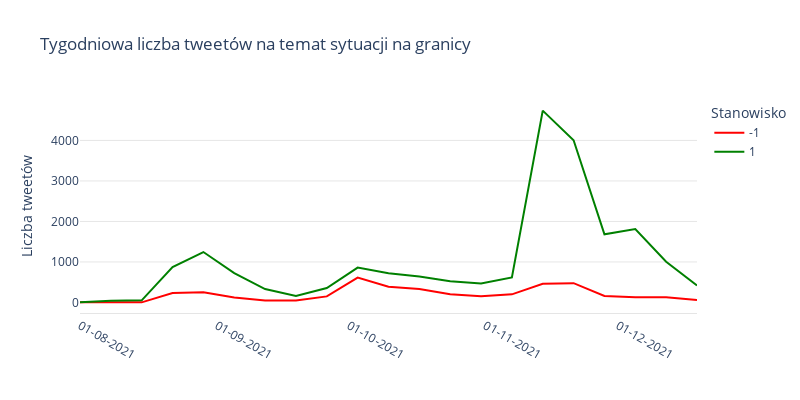

The notebook cell this image was saved under:
### Code cell
plot_line(weeks_extreme_pl, 'Tygodniowa liczba tweetów na temat sytuacji na granicy', './figures/number_of_tweets_pl.pdf')

### Figure 1 — Plotly figure (JSON) as saved in the notebook; plotly's stock layout.template omitted (floating-point values rounded to 4 significant figures)
{"data": [{"hovertemplate": "Stanowisko=-1<br>=%{x}<br>Liczba tweetów=%{y}<extra></extra>", "legendgroup": "-1", "line": {"color": "red", "dash": "solid"}, "marker": {"symbol": "circle"}, "mode": "lines", "name": "-1", "orientation": "v", "showlegend": true, "type": "scatter", "x": ["2021-08-01T00:00:00", "2021-08-08T00:00:00", "2021-08-15T00:00:00", "2021-08-22T00:00:00", "2021-08-29T00:00:00", "2021-09-05T00:00:00", "2021-09-12T00:00:00", "2021-09-19T00:00:00", "2021-09-26T00:00:00", "2021-10-03T00:00:00", "2021-10-10T00:00:00", "2021-10-17T00:00:00", "2021-10-24T00:00:00", "2021-10-31T00:00:00", "2021-11-07T00:00:00", "2021-11-14T00:00:00", "2021-11-21T00:00:00", "2021-11-28T00:00:00", "2021-12-05T00:00:00", "2021-12-12T00:00:00", "2021-12-19T00:00:00"], "xaxis": "x", "y": [5, 9, 3, 234, 252, 121, 48, 47, 150, 613, 386, 331, 201, 155, 201, 462, 476, 162, 127, 128, 64], "yaxis": "y"}, {"hovertemplate": "Stanowisko=1<br>=%{x}<br>Liczba tweetów=%{y}<extra></extra>", "legendgroup": "1", "line": {"color": "green", "dash": "solid"}, "marker": {"symbol": "circle"}, "mode": "lines", "name": "1", "orientation": "v", "showlegend": true, "type": "scatter", "x": ["2021-08-01T00:00:00", "2021-08-08T00:00:00", "2021-08-15T00:00:00", "2021-08-22T00:00:00", "2021-08-29T00:00:00", "2021-09-05T00:00:00", "2021-09-12T00:00:00", "2021-09-19T00:00:00", "2021-09-26T00:00:00", "2021-10-03T00:00:00", "2021-10-10T00:00:00", "2021-10-17T00:00:00", "2021-10-24T00:00:00", "2021-10-31T00:00:00", "2021-11-07T00:00:00", "2021-11-14T00:00:00", "2021-11-21T00:00:00", "2021-11-28T00:00:00", "2021-12-05T00:00:00", "2021-12-12T00:00:00", "2021-12-19T00:00:00"], "xaxis": "x", "y": [6, 40, 52, 873, 1245, 723, 332, 161, 357, 862, 720, 641, 525, 470, 617, 4735, 4005, 1682, 1811, 1006, 420], "yaxis": "y"}], "layout": {"height": 400, "legend": {"bgcolor": "rgba(0, 0, 0, 0)", "title": {"text": "Stanowisko"}, "tracegroupgap": 0}, "plot_bgcolor": "rgba(0, 0, 0, 0)", "title": {"text": "Tygodniowa liczba tweetów na temat sytuacji na granicy"}, "width": 800, "xaxis": {"anchor": "y", "domain": [0, 1], "linecolor": "rgba(0, 0, 0, 0.1)", "linewidth": 1, "showgrid": false, "showline": true, "tickangle": 30, "tickformat": "%d-%m-%Y", "title": {"text": ""}}, "yaxis": {"anchor": "x", "domain": [0, 1], "gridcolor": "rgba(0, 0, 0, 0.1)", "showgrid": true, "title": {"text": "Liczba tweetów"}}}}
